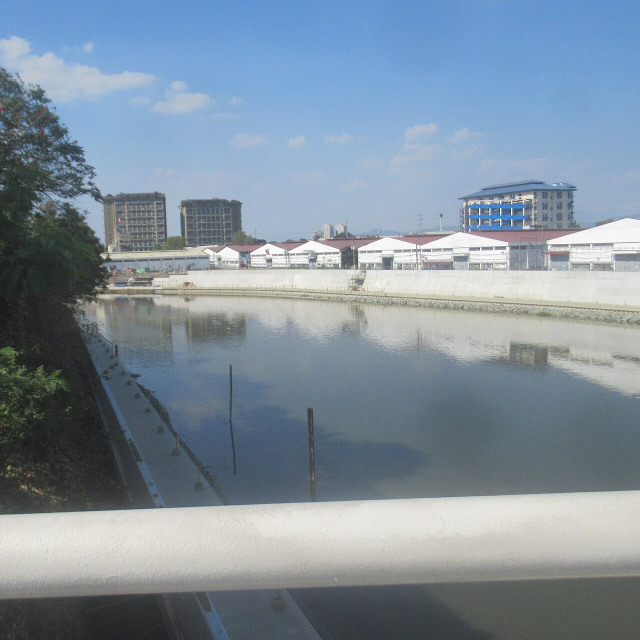
#> input picture demo/photos/berge_betonnee_00.jpg, 1280 x 1280 px (shown at 1/2 size); its folder holds only this picture in this run
$ jupyter execute --allow-errors J1_foundations.ipynb   (shell and % lines are left out)   (older library calls are emulated)
#> lines starting #> are read from the running program, lines starting #| are printed output that depends on the picture
<a href="https://colab.research.google.com/github/momo25bend/streamsentinel/blob/main/streamsentinel_J1_fondations.ipynb" target="_parent"></a>

[cell 1]

import torch
#> (the rest of this cell did not finish here and is left out)

[cell 2]
from google.colab import drive
drive.mount('/content/drive')

import os
BASE = "/content/drive/MyDrive/streamsentinel"
DOSSIERS = {k: f"{BASE}/{k}" for k in ["photos", "masques", "resultats"]}
for d in DOSSIERS.values():
    os.makedirs(d, exist_ok=True)
print(DOSSIERS)

[cell 3]
from google.colab import userdata
ROBOFLOW_API_KEY = userdata.get("ROBOFLOW_API_KEY")
print("Clé chargée :", bool(ROBOFLOW_API_KEY))

[cell 4]

from roboflow import Roboflow
import glob,random,shutil,os

#> (the rest of this cell did not finish here and is left out)

#> (a cell that did not finish here is left out)

[cell 6]
import requests, csv, time, re, os, cv2

ENTETES = {"User-Agent": "StreamSentinel-hackathon/0.1 (projet etudiant)"}
API = "https://commons.wikimedia.org/w/api.php"

RECHERCHES = {
    "eau_verte":       "algal bloom river",
    "eau_boueuse":     "muddy river",
    "mousse":          "foam river pollution",
    "berge_betonnee":  "concrete river channel city",
    "berge_naturelle": "small river forest",
    "sans_eau":        "parking lot",
}

def telecharger_commons(requete, prefixe, nb=3):
    params = {
        "action": "query", "format": "json",
        "generator": "search", "gsrsearch": f"{requete} filetype:bitmap",
        "gsrnamespace": 6, "gsrlimit": nb * 4,
        "prop": "imageinfo", "iiprop": "url|mime|extmetadata", "iiurlwidth": 1024,
    }
    reponse = requests.get(API, params=params, headers=ENTETES, timeout=30).json()
    pages = sorted(reponse.get("query", {}).get("pages", {}).values(), key=lambda p: p.get("index", 0))

    credits = []
    for page in pages:
        if len(credits) >= nb:
            break
        info = page.get("imageinfo", [{}])[0]
        if info.get("mime") != "image/jpeg":
            continue
        meta = info.get("extmetadata", {})
        chemin = f"{DOSSIERS['photos']}/{prefixe}_{len(credits):02d}.jpg"
        image = requests.get(info.get("thumburl", info["url"]), headers=ENTETES, timeout=60).content
        with open(chemin, "wb") as f:
            f.write(image)
        auteur = re.sub("<[^>]+>", "", meta.get("Artist", {}).get("value", ""))
        credits.append({"fichier": os.path.basename(chemin),
                        "source": info.get("descriptionurl"),
                        "auteur": auteur.strip(),
                        "licence": meta.get("LicenseShortName", {}).get("value", "")})
        time.sleep(0.5)
    print(f"{prefixe} : {len(credits)} photos")
    return credits

tous_credits = []
#> (the rest of this cell did not finish here and is left out)

[cell 7]
import glob
import cv2
import numpy as np
from PIL import Image, ImageOps

EXTENSIONS = ("*.jpg", "*.jpeg", "*.png", "*.JPG", "*.JPEG", "*.PNG")
photos = sorted(p for ext in EXTENSIONS for p in glob.glob(f"{DOSSIERS['photos']}/{ext}"))
print(len(photos), "photos trouvées")

TAILLE_MAX = 1024  # on redimensionne pour avoir des mesures comparables entre photos

def charger(chemin):
#> called with chemin = 'demo/photos/berge_betonnee_00.jpg'
    img = ImageOps.exif_transpose(Image.open(chemin)).convert("RGB")  # respecte l'orientation du téléphone
#> img is the input picture: PIL image 1280x1280 RGB; mean R, G, B 128.1, 143.4, 156.9
    img.thumbnail((TAILLE_MAX, TAILLE_MAX))
#> img: PIL image 1024x1024 RGB
    return img

[cell 8]
SEUIL_FLOU = 100      # variance du Laplacien : en dessous, image floue
SEUIL_SOMBRE = 50     # luminosité moyenne (0-255)
SEUIL_CLAIR = 210

def controle_qualite(img_pil):
    gris = cv2.cvtColor(np.array(img_pil), cv2.COLOR_RGB2GRAY)
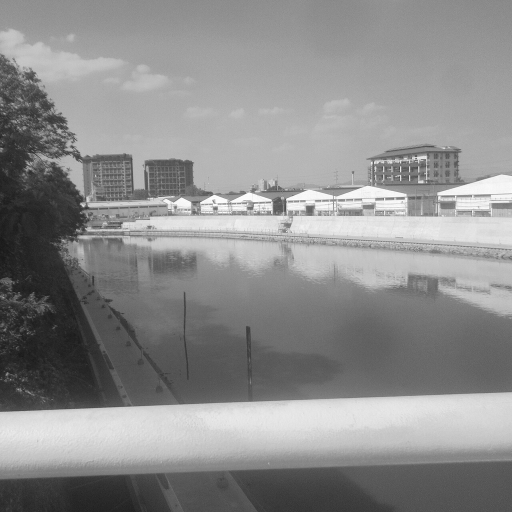
#> gris: shape (1024, 1024) (shown at 1/2 size); min 20, max 255, mean 140.4
    nettete = float(cv2.Laplacian(gris, cv2.CV_64F).var())
#> nettete = 326.5
    luminosite = float(gris.mean())
#> luminosite = 140.4
    problemes = []
    if nettete < SEUIL_FLOU:
        problemes.append("Image floue : stabilisez le téléphone et refaites la photo.")
    if luminosite < SEUIL_SOMBRE:
        problemes.append("Image trop sombre : rapprochez-vous de la lumière ou activez le mode nuit.")
    if luminosite > SEUIL_CLAIR:
        problemes.append("Image surexposée : évitez de viser face au soleil.")
    return {"nettete": round(nettete, 1), "luminosite": round(luminosite, 1),
            "valide": not problemes, "problemes": problemes}

for p in photos[:5]:
    print(os.path.basename(p), controle_qualite(charger(p)))

[cell 9]
for nom in ["rate_flou.jpg", "rate_sombre.jpg", "berge_naurelle_00.jpg"]:
  chemin = f"{DOSSIERS['photos']}/{nom}"
  if os.path.exists(chemin):
    print(nom,controle_qualite(charger(chemin)))

[cell 10]
from transformers import SegformerImageProcessor, SegformerForSemanticSegmentation

MODEL_ID = "nvidia/segformer-b2-finetuned-ade-512-512"  # b0 = plus rapide, b4 = plus précis
#> (the rest of this cell did not finish here and is left out)

[cell 11]
# [21 lines left out: functions nettoyer_eau, segmenter, not called in this run]

### Visualisation du masque

[cell 12]
import matplotlib.pyplot as plt

COULEURS = np.array([
    [0, 0, 0],        # autre
    [30, 120, 255],   # eau
    [40, 180, 60],    # végétation
    [200, 60, 60],    # bâti
    [150, 110, 60],   # sol naturel
    [180, 220, 255],  # ciel
], dtype=np.uint8)

# [6 lines left out: function afficher, not called in this run]

photos_rivieres = [p for p in photos if "dechets" not in os.path.basename(p)]
#> (the rest of this cell did not finish here and is left out)

  afficher(img,segmenter(img),os.path.basename(p))

[cell 13]
# [31 lines left out: function analyser_scene, not called in this run]

cellule sept

[cell 14]
# [47 lines left out: function analyser_eau, not called in this run]

cellule 8

[cell 15]
import json
from tqdm.auto import tqdm

def pipeline_j1(chemin):
#> called with chemin = 'demo/photos/berge_betonnee_00.jpg'
    img = charger(chemin)
    qualite = controle_qualite(img)
#> qualite = {'nettete': 326.5, 'luminosite': 140.4, 'valide': True, 'problemes': []}
    resultat = {"photo": os.path.basename(chemin), "qualite": qualite}
    if not qualite["valide"]:
        resultat["photo_valide"] = False
        return resultat

    masque = segmenter(img)
    cv2.imwrite(f"{DOSSIERS['masques']}/{os.path.splitext(resultat['photo'])[0]}.png", masque)

    scene = analyser_scene(masque)
    resultat["photo_valide"] = scene["eau_visible"]
    resultat["scene"] = scene
    resultat["eau"] = analyser_eau(img, masque)
    return resultat

resultats = []
ignorees = []
for p in tqdm(photos):
    try:
        resultats.append(pipeline_j1(p))
    except Exception as e:
        ignorees.append((os.path.basename(p), type(e).__name__))

print(len(resultats), "photos analysées,", len(ignorees), "ignorées")
if ignorees:
    print("Ignorées :", ignorees)

with open(f"{DOSSIERS['resultats']}/resultats_j1.json", "w", encoding="utf-8") as f:
    json.dump(resultats, f, ensure_ascii=False, indent=2)

[cell 16]
import pandas as pd

lignes = []
for r in resultats:
    s, e = r.get("scene", {}), r.get("eau", {})
    lignes.append({
        "photo": r["photo"],
        "valide": r.get("photo_valide"),
        "eau_%": round(s.get("repartition", {}).get("eau", 0) * 100),
        "berge": s.get("berge", {}).get("type"),
        "ombrage": s.get("ombrage", {}).get("niveau"),
        "turbidite": e.get("turbidite", {}).get("niveau"),
        "eau_verte": e.get("eau_verte", {}).get("suspicion_efflorescence"),
        "mousse": e.get("mousse", {}).get("present"),
        "irisation": e.get("irisation", {}).get("suspicion"),
    })

tableau = pd.DataFrame(lignes)
#> (the rest of this cell did not finish here and is left out)

[cell 17]
lignes = []
for r in resultats:
    e = r.get("eau", {})
    if not e.get("analyse_possible"):
      continue
    lignes.append({
        "photo": r["photo"],
        "part_vert": e["eau_verte"]["part"],
        "couv_mousse" : e["mousse"]["couverture"],
        "score_turb": e["turbidite"]["score"],
    })

[cell 18]
for r in resultats:
    e = r.get("eau", {})
    if e.get("analyse_possible") and not r["photo"].startswith("dechets"):
        print(r["photo"], "| vert:", e["eau_verte"]["part"],
              "| mousse:", e["mousse"]["couverture"],
              "| turb:", e["turbidite"]["score"])

## 9. Évaluation rapide

Créez `MyDrive/streamsentinel/annotations.csv` avec vos vérités terrain, par exemple :

```
photo,berge,turbidite,eau_verte,mousse
riviere_01.jpg,naturelle,claire,0,0
riviere_02.jpg,bétonnée,trouble,0,1
```

[cell 19]
import csv

# Vérités terrain, déduites des noms de fichiers puis à corriger à la main
verites = {
    "berge_betonnee_00.jpg":  ("bétonnée",  "claire",  0, 0),
    "berge_betonnee_01.jpg":  ("bétonnée",  "claire",  0, 0),
    "berge_naturelle_00.jpg": ("naturelle", "claire",  0, 0),
    "berge_naturelle_01.jpg": ("naturelle", "claire",  0, 0),
    "eau_boueuse_00.jpg":     ("naturelle", "trouble", 0, 0),
    "eau_boueuse_01.jpg":     ("naturelle", "trouble", 0, 0),
    "eau_verte_00.jpg":       ("naturelle", "claire",  1, 0),
    "eau_verte_02.jpg":       ("naturelle", "claire",  1, 0),
    "mousse_00.jpg":          ("naturelle", "claire",  0, 1),
    "mousse_01.jpg":          ("naturelle", "claire",  0, 1),
    "mousse_02.jpg":          ("naturelle", "claire",  0, 1),
}

with open(f"{BASE}/annotations.csv", "w", newline="", encoding="utf-8") as f:
    w = csv.writer(f)
    w.writerow(["photo", "berge", "turbidite", "eau_verte", "mousse"])
    for photo, (berge, turb, vert, mousse) in verites.items():
        w.writerow([photo, berge, turb, vert, mousse])

print(len(verites), "annotations écrites dans", f"{BASE}/annotations.csv")

[cell 20]
import pandas as pd

chemin_csv = f"{BASE}/annotations.csv"
if os.path.exists(chemin_csv):
    verite = pd.read_csv(chemin_csv).set_index("photo")
    lignes = []
    for r in resultats:
        if r["photo"] not in verite.index or not r.get("eau", {}).get("analyse_possible"):
            continue
        v = verite.loc[r["photo"]]
        lignes.append({
            "berge_ok": r["scene"].get("berge", {}).get("type") == v["berge"],
            "turbidite_ok": r["eau"]["turbidite"]["niveau"] == v["turbidite"],
            "vert_ok": r["eau"]["eau_verte"]["suspicion_efflorescence"] == bool(v["eau_verte"]),
            "mousse_ok": r["eau"]["mousse"]["present"] == bool(v["mousse"]),
        })
    print((pd.DataFrame(lignes).mean() * 100).round(1).astype(str) + " %")
else:
    print("Pas encore d'annotations.csv : à créer pour mesurer la précision.")
